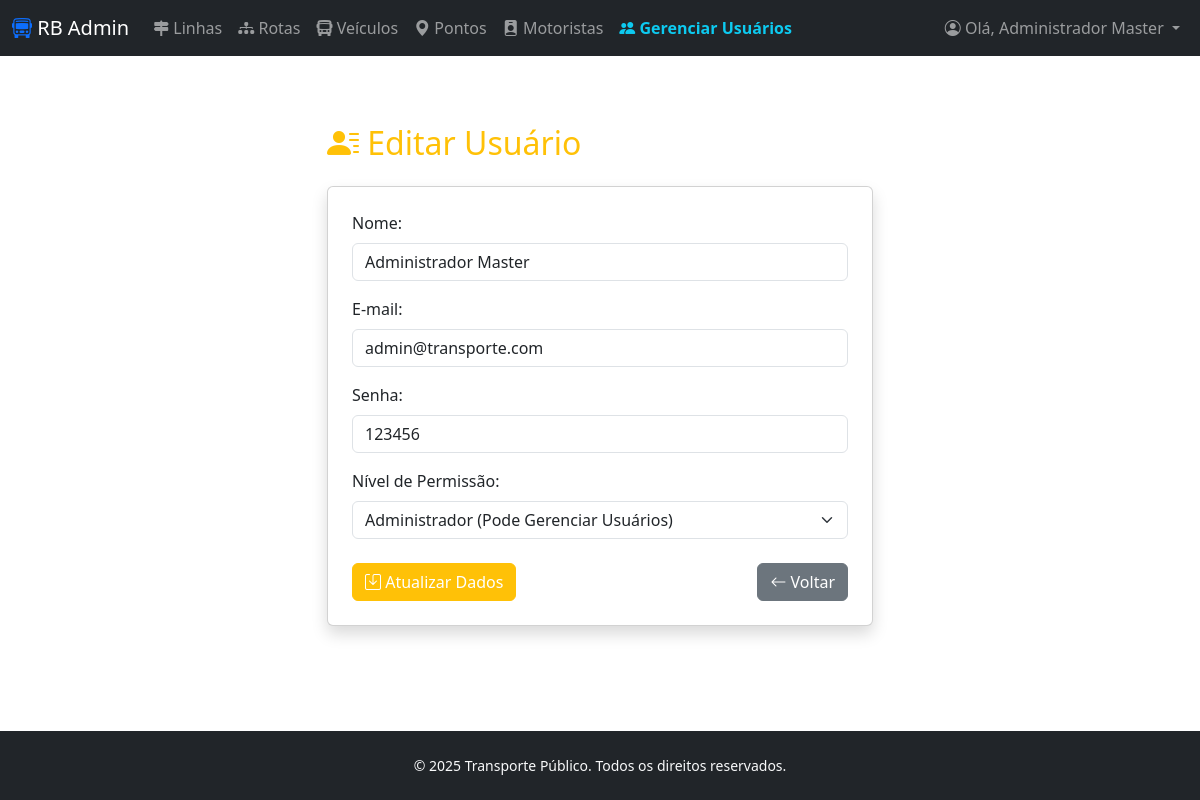
The app's page /admin/usuarios_atualiza.php?id=1 (signed in) with its own data.
### tables this page shows
CREATE TABLE tbusuarios (
    id_usuario INT PRIMARY KEY AUTO_INCREMENT,
    nome VARCHAR(100) NOT NULL,
    email VARCHAR(100) UNIQUE NOT NULL,
    senha VARCHAR(100) NOT NULL, 
    nivel_usuario VARCHAR(20) NOT NULL DEFAULT 'comum' 
);

### admin/usuarios_atualiza.php (the view, shortened to what this page needs)
<?php
include("../connections/db_connect.php");
mysqli_select_db($conn, $database_conn);
$usuario_atual = null;
if (isset($_GET['id'])) {
    $id = $conn->real_escape_string($_GET['id']);
    $result = $conn->query("SELECT * FROM tbusuarios WHERE id_usuario = '$id'");
    if ($result->num_rows == 1) {
        $usuario_atual = $result->fetch_assoc();
    } else {
        header("Location: usuarios_lista.php?msg_erro=" . urlencode("Usuário não encontrado."));
        exit();
    }
}
include '../admin/header.php';
?>
<body>
    <div class="container mt-5">
    <div class="row justify-content-center">
        <div class="col-md-6">
            <h2 class="text-warning mb-4"><i class="bi bi-person-lines-fill"></i> Editar Usuário</h2>
            <?php if ($usuario_atual): ?>
            <div class="card p-4 shadow">
                <form action="usuarios_atualiza.php" method="post">
                    <div class="mb-3">
                        <label class="form-label">Nome:</label>
                        <input type="text" name="nome" class="form-control" required value="<?php echo htmlspecialchars($usuario_atual['nome']); ?>">
                    </div>
                    <div class="mb-3">
                        <label class="form-label">E-mail:</label>
                        <input type="email" name="email" class="form-control" required value="<?php echo htmlspecialchars($usuario_atual['email']); ?>">
                    </div>
                    <div class="mb-3">
                        <label class="form-label">Senha:</label>
                        <input type="text" name="senha" class="form-control" required value="<?php echo htmlspecialchars($usuario_atual['senha']); ?>">
                    </div>
                    <div class="mb-3">
                        <label class="form-label">Nível de Permissão:</label>
                        <select name="nivel_usuario" class="form-select" required>
                            <option value="admin" <?php if($usuario_atual['nivel_usuario'] == 'admin') echo 'selected'; ?>>Administrador (Pode Gerenciar Usuários)</option>
                        </select>
                    </div>
                    <div class="d-flex justify-content-between mt-4">
                         <button type="submit" class="btn btn-warning text-white"><i class="bi bi-save"></i> Atualizar Dados</button>
                         <a href="usuarios_lista.php" class="btn btn-secondary"><i class="bi bi-arrow-left"></i> Voltar</a>
                    </div>
                </form>
            </div>
            <?php endif; ?>
        </div>
    </div>
</div>
<?php $conn->close(); include '../admin/footer.php'; ?>
</body>

### css/meu_estilo.css (style rules this page uses)
:root { --cor-primaria: #1e3c72; --cor-fundo: #f4f7f6; }
body { background-color: #f4f7f6; font-family: 'Segoe UI', Tahoma, Geneva, Verdana, sans-serif; }

### admin/usuarios_atualiza.php (style rules this page uses)
body { display: flex; flex-direction: column; min-height: 100vh; margin: 0; font-family: 'Segoe UI', sans-serif; }

### records on screen
tbusuarios: nome "Administrador Master", email "admin@transporte.com", senha "123456", nivel_usuario "Administrador (Pode Gerenciar Usuários)"

### other values on screen
$_SESSION['nome_usuario'] "Administrador Master"
